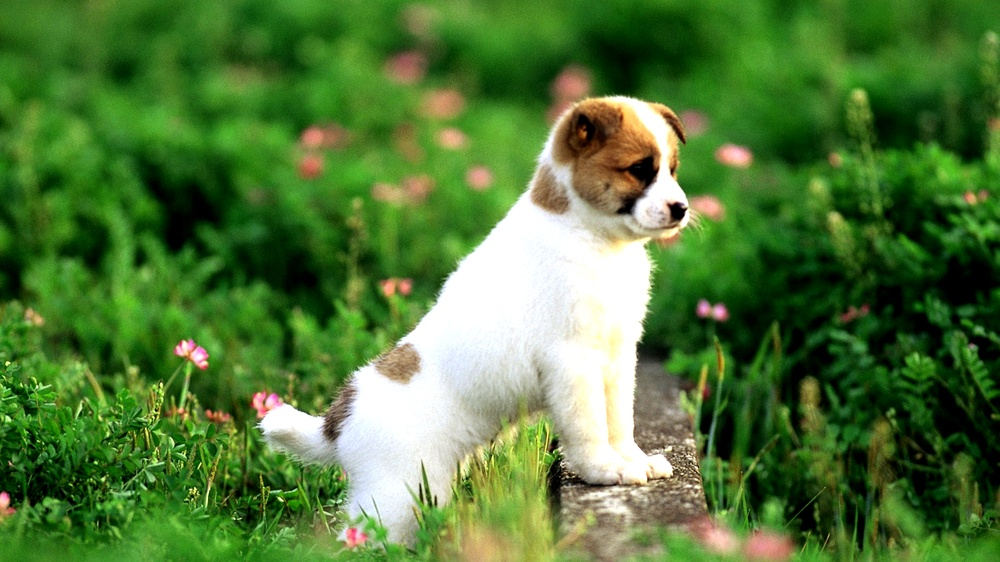
#> input picture images/dog_1.jpg, 1000 x 562 px, shrunk from 1920 x 1080 before the run
$ jupyter execute 20_CannyEdge_Detection.ipynb   (shell and % lines are left out)
#> lines starting #> are read from the running program, lines starting #| are printed output that depends on the picture
[cell 1]
#import libraries
import cv2
import numpy as np
import matplotlib.pyplot as plt

[cell 2]
img = cv2.imread('images/dog_1.jpg')
#> img is the input picture: shape (562, 1000, 3); mean B, G, R 56.8, 120.4, 81
img_rgb = cv2.cvtColor(img, cv2.COLOR_BGR2RGB)
plt.imshow(img_rgb)

[cell 3]
#edges
edges = cv2.Canny(image=img, threshold1=127, threshold2=127)
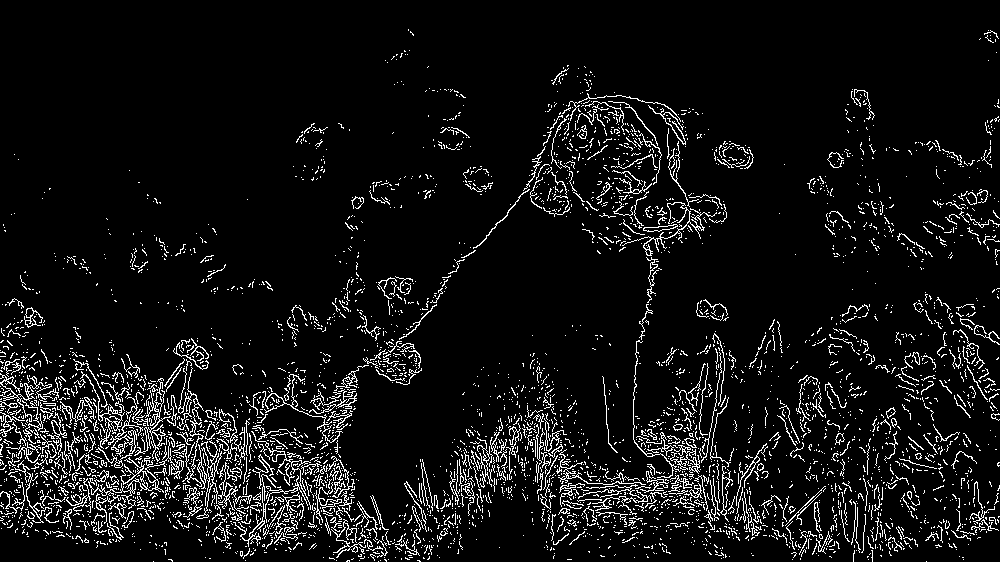
#> edges: shape (562, 1000); 7.2% white in thin lines or dots
plt.imshow(edges, cmap ="gray")

[cell 4]
edges = cv2.Canny(image=img, threshold1=0, threshold2=255)
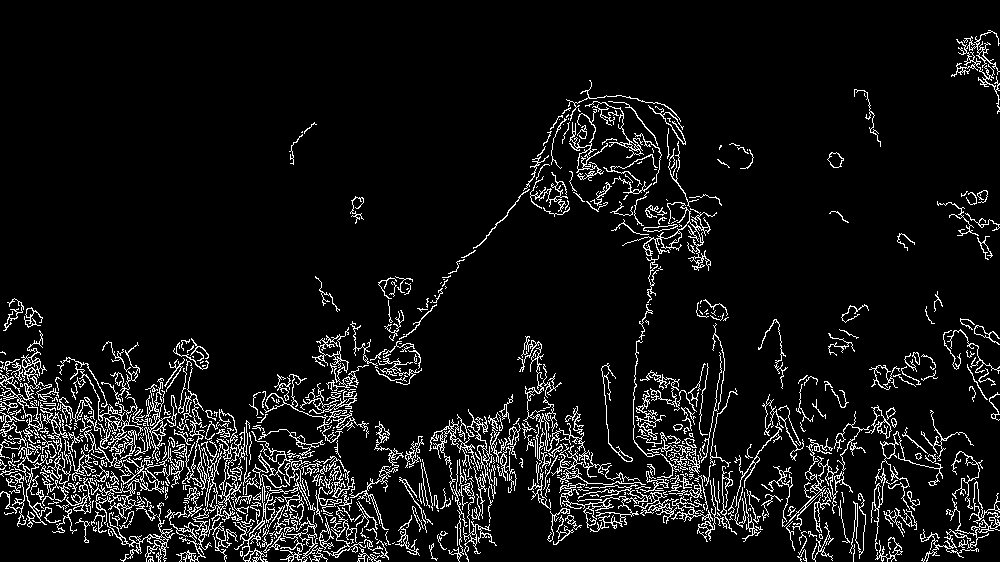
#> edges: shape (562, 1000); 7.7% white in thin lines or dots
plt.imshow(edges)

[cell 5]
#choosing threshold
# Calculate the median pixel value
med_val = np.median(img)
#> med_val = 64
# Lower bound is either 0 or 70% of the median value, whicever is higher
lower = int(max(0, 0.7* med_val))
#> lower = 44
# Upper bound is either 255 or 30% above the median value, whichever is lower
upper = int(min(255,1.3 * med_val))
#> upper = 83

[cell 6]
edges = cv2.Canny(image=img, threshold1=lower , threshold2=upper)
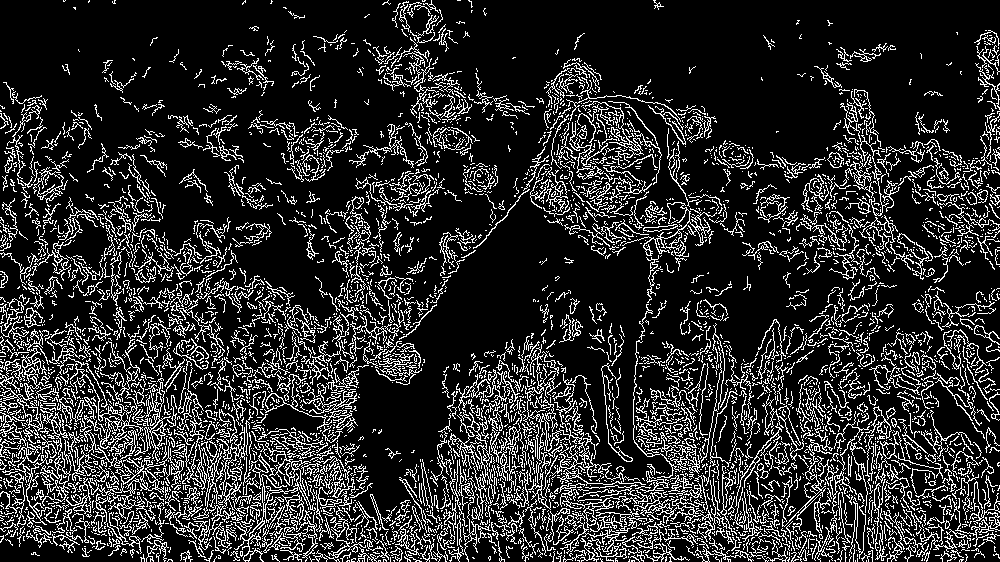
#> edges: shape (562, 1000); 17% white in thin lines or dots
plt.imshow(edges)

[cell 7]
blurred_img = cv2.blur(img,ksize=(5,5))
edges = cv2.Canny(image=blurred_img, threshold1=lower , threshold2=upper)
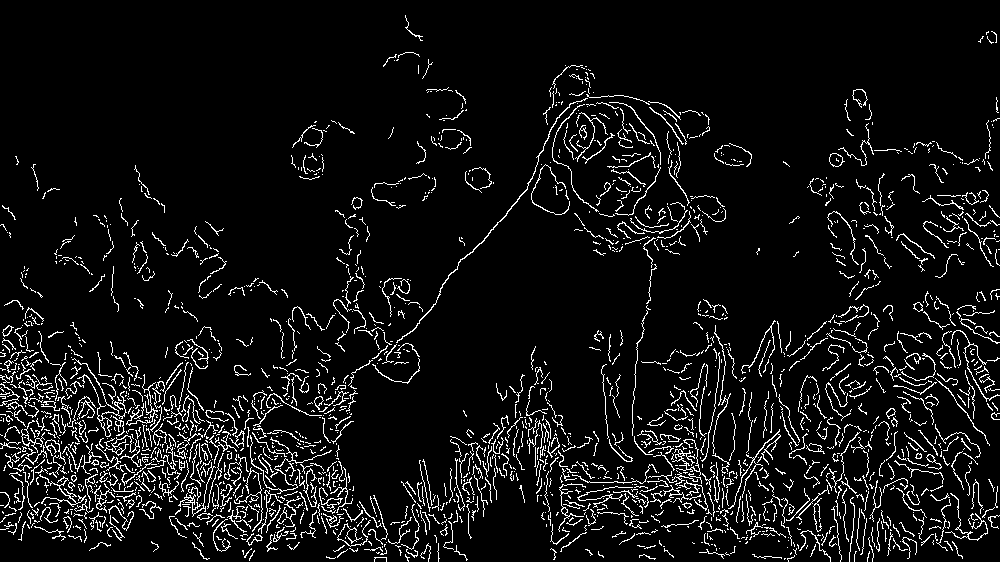
#> edges: shape (562, 1000); 6.9% white in thin lines or dots
plt.imshow(edges)

[cell 8]
edges = cv2.Canny(image=blurred_img, threshold1=lower , threshold2=upper + 80)
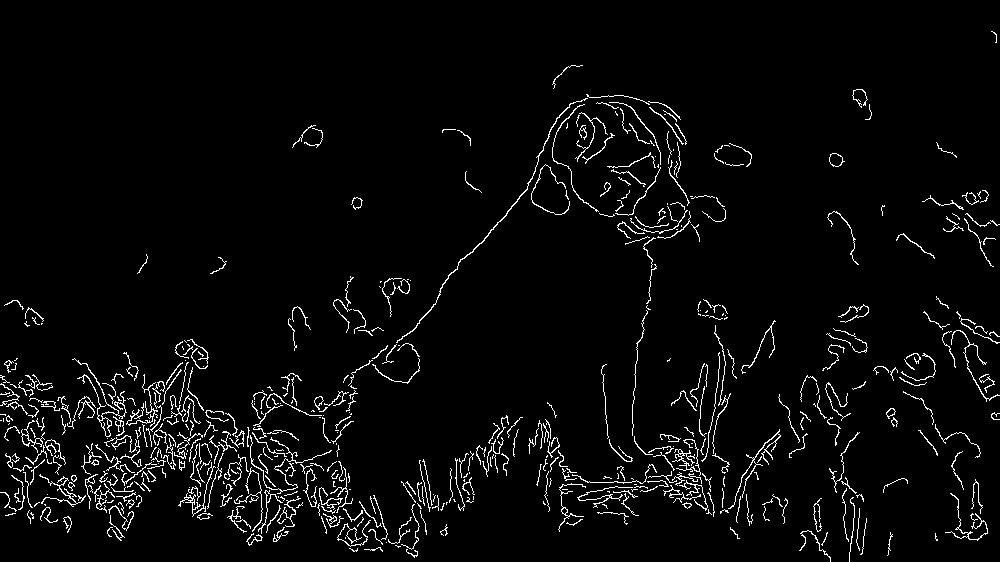
#> edges: shape (562, 1000); 3.7% white in thin lines or dots
plt.imshow(edges)
